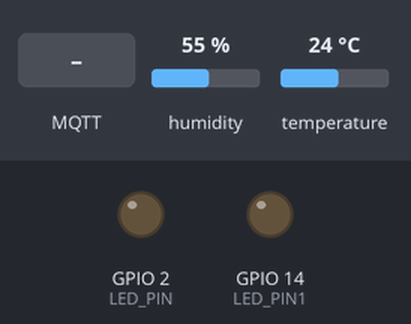
A sketch run on a simulated ESP32. Parts: output pins drawn as LEDs (lit = HIGH). The test bench sets the inputs (shaded band); at power-on: humidity 55 %, temperature 24 °C. WiFi joins after 1.5 s; servers stay silent unless stated; no MQTT or app messages arrive unless stated; what the sketch prints to the serial monitor is not drawn.

Above: at 2.7 s.
2.8 s: MQTT message "on" arrives on the first subscribed topic
At 4.0 s:
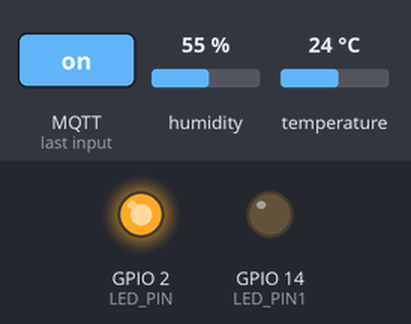
4.3 s: MQTT message "5" arrives on the first subscribed topic
At 5.3 s:
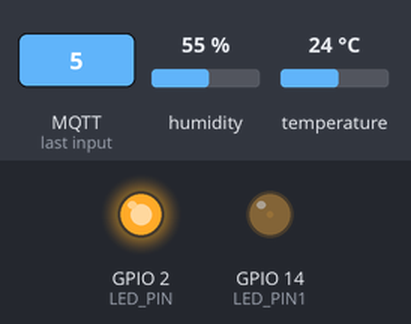
5.8 s: MQTT message "off" arrives on the first subscribed topic
At 6.4 s:
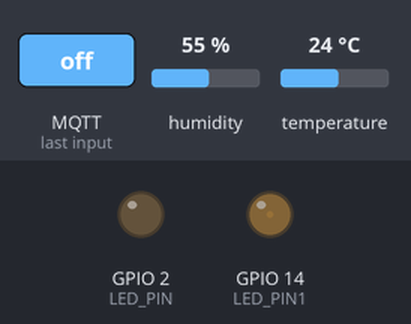
7.3 s: MQTT message "on" arrives on the second subscribed topic
At 7.6 s:
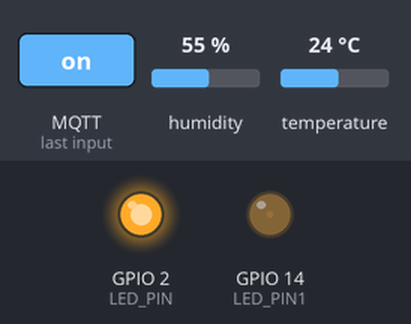
8.8 s: MQTT message "off" arrives on the second subscribed topic
At 10.0 s:
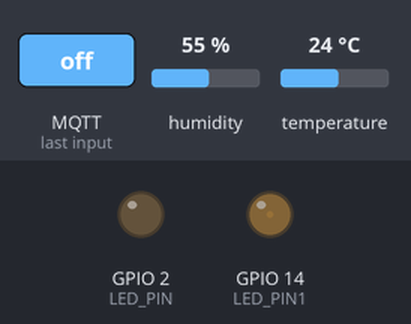
Timing chart, 0 to 11.3 s (numbered marks = the images above; inputs shaded):
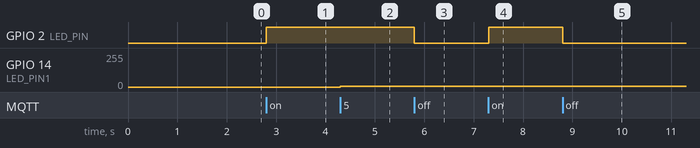

Measured:
- after the input at 2.8 s, GPIO 2 (LED_PIN): LOW → HIGH at once
- after the input at 4.3 s, GPIO 14 (LED_PIN1): 0/255 → 5/255 at once
- after the input at 5.8 s, GPIO 2 (LED_PIN): HIGH → LOW at once
- after the input at 7.3 s, GPIO 2 (LED_PIN): LOW → HIGH at once
- after the input at 8.8 s, GPIO 2 (LED_PIN): HIGH → LOW at once

The sketch:

esp32_contorl_led_with_MQTT_and_Node-Red_3.ino
```cpp
#include <WiFi.h>
#include <PubSubClient.h>
#include "DHT.h"

// Update these with values suitable for your network.
const char* ssid = "Idea";
const char* password = "12345678";

// Config MQTT Server
#define mqtt_server "192.168.43.54"
#define mqtt_port 1883
#define mqtt_user "TEST"
#define mqtt_password "12345"

#define LED_PIN 2
const int LED_PIN1 = 14;

#define DHTTYPE DHT22
const int DHTPin = 4;
DHT dht(DHTPin, DHTTYPE);

static char celsiusTemp[7];
static char fahrenheitTemp[7];
static char humidityTemp[7];

WiFiClient espClient;
PubSubClient client(espClient);

unsigned long currentTime = millis();
const long delayTime = 3000;

//const int ledPin = 16;  // 16 corresponds to GPIO16

// setting PWM properties
const int freq = 5000;
const int ledChannel = 0;
const int resolution = 8;

void setup() {
  dht.begin();
  pinMode(LED_PIN, OUTPUT);
  pinMode(LED_PIN1, OUTPUT);


  ledcSetup(ledChannel, freq, resolution);

  // attach the channel to the GPIO to be controlled
  ledcAttachPin(LED_PIN1, ledChannel);


  Serial.begin(115200);
  delay(10);

  Serial.println();
  Serial.print("Connecting to ");
  Serial.println(ssid);

  WiFi.begin(ssid, password);

  while (WiFi.status() != WL_CONNECTED) {
    delay(500);
    Serial.print(".");
  }

  Serial.println("");
  Serial.println("WiFi connected");
  Serial.println("IP address: ");
  Serial.println(WiFi.localIP());

  client.setServer(mqtt_server, mqtt_port);
  client.setCallback(callback);
}

void loop() {
  if (!client.connected()) {
    Serial.print("Attempting MQTT connection...");
    if (client.connect("ESP8266Client", mqtt_user, mqtt_password)) {
      Serial.println("connected");
      client.subscribe("/ESP/LED");
      client.subscribe("/ESP/LED1");
    } else {
      Serial.print("failed, rc=");
      Serial.print(client.state());
      Serial.println(" try again in 5 seconds");
      delay(5000);
      return;
    }
  }
  client.loop();
  dhtread();
}

boolean isNumeric(String str) {
    unsigned int stringLength = str.length();

    if (stringLength == 0) {
        return false;
    }

    boolean seenDecimal = false;

    for(unsigned int i = 0; i < stringLength; ++i) {
        if (isDigit(str.charAt(i))) {
            continue;
        }

        if (str.charAt(i) == '.') {
            if (seenDecimal) {
                return false;
            }
            seenDecimal = true;
            continue;
        }
        return false;
    }
    return true;
}


void callback(char* topic, byte* payload, unsigned int length) {
  Serial.print("Message arrived [");
  Serial.print(topic);
  Serial.print("] ");
  String msg = "";
  int i=0;
  while (i<length) msg += (char)payload[i++];
  if (msg == "GET") {
    client.publish("/ESP/LED", (digitalRead(LED_PIN) ? "LEDON" : "LEDOFF"));
    Serial.println("Send !");
    return;
  }
  if (msg == "on") {
    client.publish("/ESP/LED", "state-on");
    digitalWrite(LED_PIN, HIGH);
    Serial.println("Send on !");
    return;
  }
  if (msg == "off") {
    client.publish("/ESP/LED", "state-off");
    digitalWrite(LED_PIN, LOW);
    Serial.println("Send off !");
    return;
  }

//ledcWrite(ledChannel, dutyCycle);
Serial.println(topic);
  if (isNumeric(msg)  ) {
//  if (topic == "/ESP/LED1" ) {

//    client.publish("/ESP/LED", "state-off");
    ledcWrite(ledChannel, msg.toInt());
    Serial.println("LED = "+msg);
    return;
  }

  //digitalWrite(LED_PIN, (msg == "LEDON" ? HIGH : LOW));
 // Serial.println(msg);
}
void dhtread() {

  if (millis() - currentTime > delayTime) {
    currentTime = millis();

    Serial.print("Millis time =  ");
    Serial.println(millis());
    Serial.print("currenttime =  ");
    Serial.println(currentTime);

    float h = dht.readHumidity();
    // Read temperature as Celsius (the default)
    float t = dht.readTemperature();
    // Read temperature as Fahrenheit (isFahrenheit = true)
    float f = dht.readTemperature(true);
    // Check if any reads failed and exit early (to try again).
    if (isnan(h) || isnan(t) || isnan(f)) {
      Serial.println("Failed to read from DHT sensor!");
      strcpy(celsiusTemp, "Failed");
      strcpy(fahrenheitTemp, "Failed");
      strcpy(humidityTemp, "Failed");
    }
    else {
      // Computes temperature values in Celsius + Fahrenheit and Humidity
      float hic = dht.computeHeatIndex(t, h, false);
      dtostrf(hic, 6, 2, celsiusTemp);
      float hif = dht.computeHeatIndex(f, h);
      dtostrf(hif, 6, 2, fahrenheitTemp);
      dtostrf(h, 6, 2, humidityTemp);
      // You can delete the following Serial.prints, it s just for debugging purposes
    }


    client.publish("room/temperature", celsiusTemp);
    client.publish("room/fahrenheit", fahrenheitTemp);
    client.publish("room/humidity", humidityTemp);

  }
}
```
